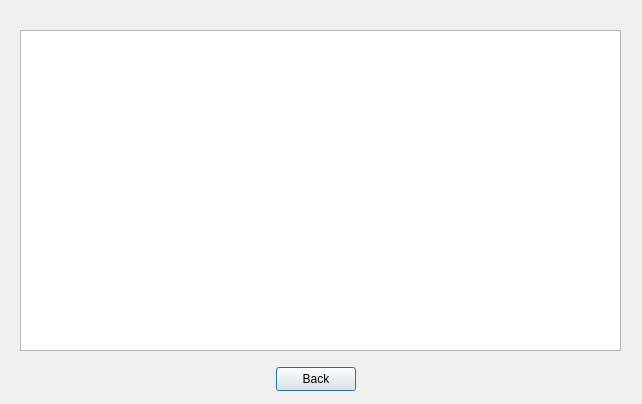
<?xml version="1.0" encoding="UTF-8"?>
<ui version="4.0">
 <class>LogDialog</class>
 <widget class="QDialog" name="LogDialog">
  <property name="geometry">
   <rect>
    <x>0</x>
    <y>0</y>
    <width>642</width>
    <height>404</height>
   </rect>
  </property>
  <property name="minimumSize">
   <size>
    <width>642</width>
    <height>404</height>
   </size>
  </property>
  <property name="maximumSize">
   <size>
    <width>642</width>
    <height>404</height>
   </size>
  </property>
  <property name="windowTitle">
   <string>Dialog</string>
  </property>
  <widget class="QTextBrowser" name="log">
   <property name="geometry">
    <rect>
     <x>20</x>
     <y>30</y>
     <width>601</width>
     <height>321</height>
    </rect>
   </property>
  </widget>
  <widget class="QPushButton" name="pushButton">
   <property name="geometry">
    <rect>
     <x>276</x>
     <y>367</y>
     <width>80</width>
     <height>24</height>
    </rect>
   </property>
   <property name="text">
    <string>Back</string>
   </property>
  </widget>
 </widget>
 <resources/>
 <connections>
  <connection>
   <sender>pushButton</sender>
   <signal>clicked()</signal>
   <receiver>LogDialog</receiver>
   <slot>accept()</slot>
   <hints>
    <hint type="sourcelabel">
     <x>327</x>
     <y>379</y>
    </hint>
    <hint type="destinationlabel">
     <x>418</x>
     <y>397</y>
    </hint>
   </hints>
  </connection>
 </connections>
</ui>
